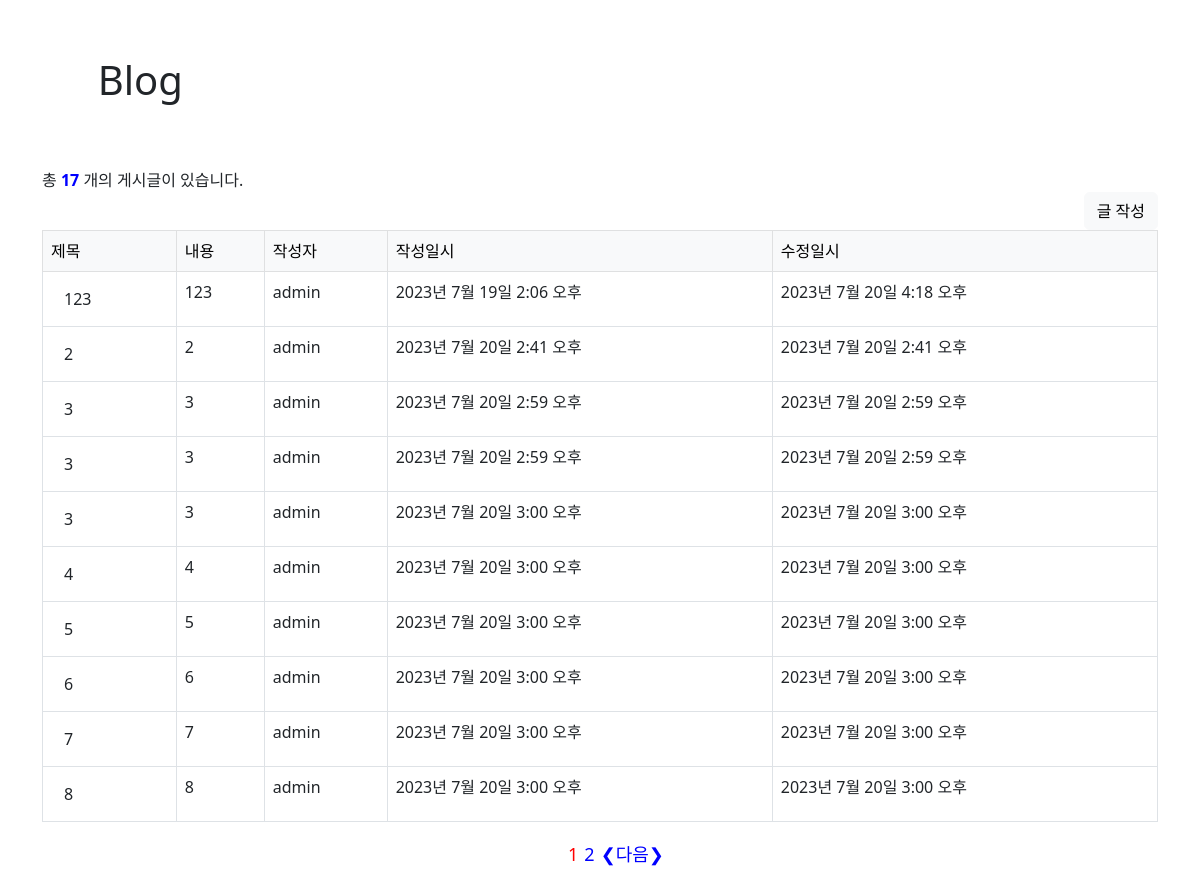
/blog/, run on an earlier commit of the app's database.
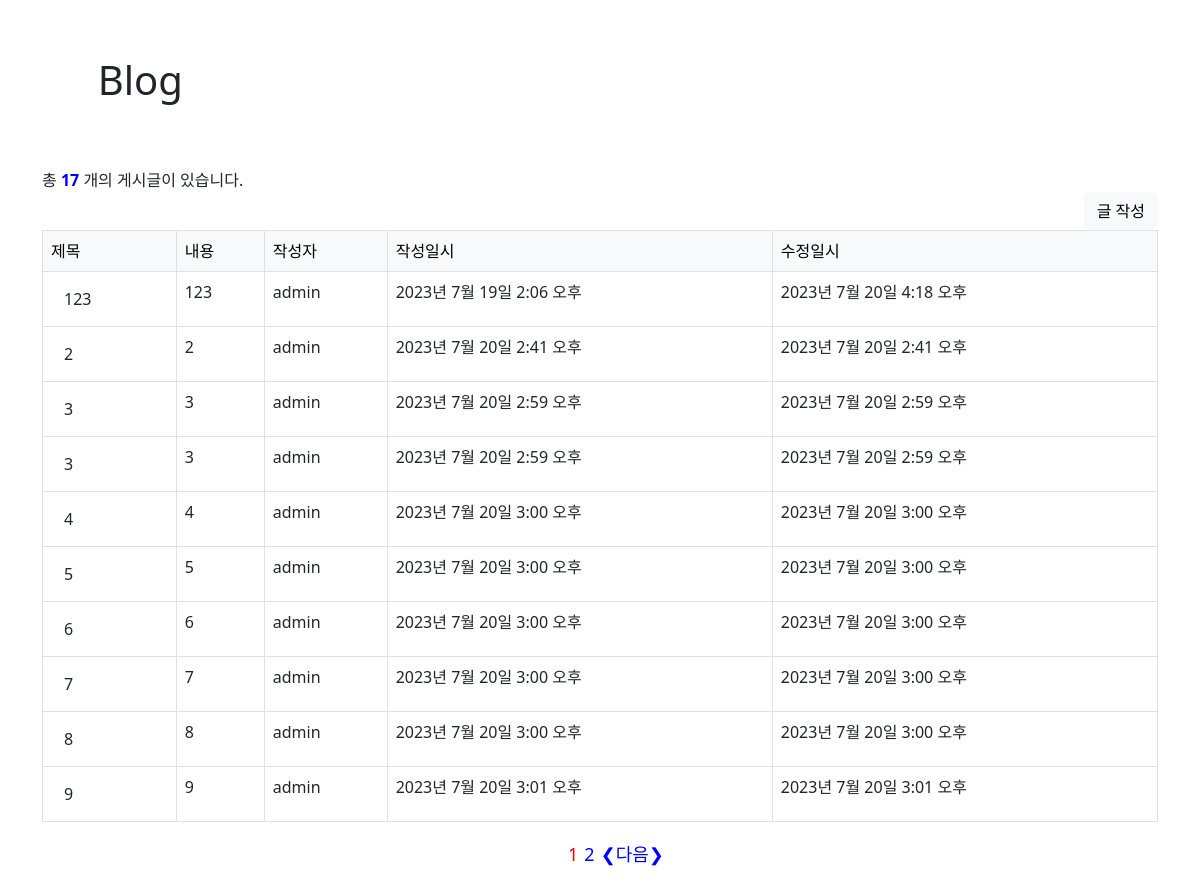
And on a later commit of the database.
### blog/models.py (models this page shows)
class Post(models.Model):
    title = models.CharField(max_length=30)
    content = models.TextField()
    writer = models.ForeignKey(User, on_delete=models.CASCADE)
    created_at = models.DateTimeField(auto_now_add=True)
    updated_at = models.DateTimeField(auto_now=True)

### user/models.py (models this page shows)
class User(AbstractUser):
    username = None
    userId = models.CharField(unique=True, max_length=20) # email 값이 기본키가 된다
    name = models.CharField(max_length=50, null=True, blank=True)
    is_staff = models.BooleanField(default=False)
    is_superuser = models.BooleanField(default=False)
    is_active = models.BooleanField(default=True)
    last_login = models.DateTimeField(null=True, blank=True)
    date_joined = models.DateTimeField(auto_now_add=True)
    USERNAME_FIELD = 'userId'
    REQUIRED_FIELDS = [] # superuser 만들때 필요
    objects = UserManager()

### blog/views.py (the view)
# urls.py: path("", views.Index.as_view(), name='list'),
class Index(View):
    def get(self, request):
        post_objs = Post.objects.all()
        page = request.GET.get('page')
        paginator = Paginator(post_objs, 10)
        try:
            page_objs = paginator.page(page)
        except PageNotAnInteger:
            page = 1
            page_objs = paginator.page(page)
        except EmptyPage:
            page = paginator.num_pages
            page_objs = paginator.page(page)
        leftIndex = (int(page) - 2)
        if leftIndex < 1:
            leftIndex = 1
        rightIndex = (int(page) + 2)
        if rightIndex > paginator.num_pages:
            rightIndex = paginator.num_pages
        custom_range = range(leftIndex, rightIndex+1)
        context = {
            'posts': post_objs,
            'title': 'Blog',
            'page_objs': page_objs,
            'paginator': paginator,
            'custom_range': custom_range
        }
        return render(request, 'blog/post_list.html', context)

### blog/templates/blog/post_list.html (shortened to what this page needs)
{% extends 'base.html' %}
{% block content %}
    <form action="{% url 'blog:write' %}" method="get">
        총 <span style="color: blue; font-weight: bold;">{{posts.count}}</span> 개의 게시글이 있습니다.
        <div class="write-form">
            <input type="submit" class="btn btn-light" value="글 작성">
        </div>
    </form>
    {% if posts %}
            <table class="table table-bordered">
                <thead class="table-light">
                    <tr>
                        <td>제목</td>
                        <td>내용</td>
                        <td>작성자</td>
                        <td>작성일시</td>
                        <td>수정일시</td>
                    </tr>
                </thead>
                <tbody>
                    {% for post in page_objs %}
                    <tr>
                        <td><a href="{% url 'blog:detail' pk=post.pk %}" class="btn">{{ post.title }}</a></td>
                        <td>{{ post.content }}</td>
                        <td>{{ post.writer }}</td>
                        <td>{{ post.created_at }}</td>
                        <td>{{ post.updated_at }}</td>
                    </tr>
                    {% endfor %}
                </tbody>
            </table>
            <div style="font-size: large;">
                {% if page_objs.has_other_pages %}
                    <ul style="display:flex; justify-content: center; list-style:none;">
                        {% for page in custom_range %}
                        {% if page == page_objs.number %}
                            <li style="margin:3px;"><a style="text-decoration:none; color: red;" href="?page={{page}}">{{page}}</a></li>
                        {% else %}
                            <li style="margin:3px;"><a style="text-decoration:none; color: blue;" href="?page={{page}}">{{page}}</a></li>
                        {% endif %}
                        {% endfor %}
                        {% if page_objs.has_next %}
                            <li style="margin:3px;"><a style="text-decoration:none; color: blue;" href="?page={{page_objs.next_page_number}}">&#10094;다음&#10095;</a></li>
                        {% endif %}
                    </ul>
                {% endif %}
            </div>
    {% else %}
        <p>작성된 게시물이 없습니다.</p>
    {% endif %}
{% endblock %}

What changed in the data, as far as the page shows it:
removed Post: title "3", content "3", writer "admin", created_at "2023년 7월 20일 3:00 오후", updated_at "2023년 7월 20일 3:00 오후"
now on this page (row unchanged): Post: title "9", content "9", writer "admin", created_at "2023년 7월 20일 3:01 오후", updated_at "2023년 7월 20일 3:01 오후"
